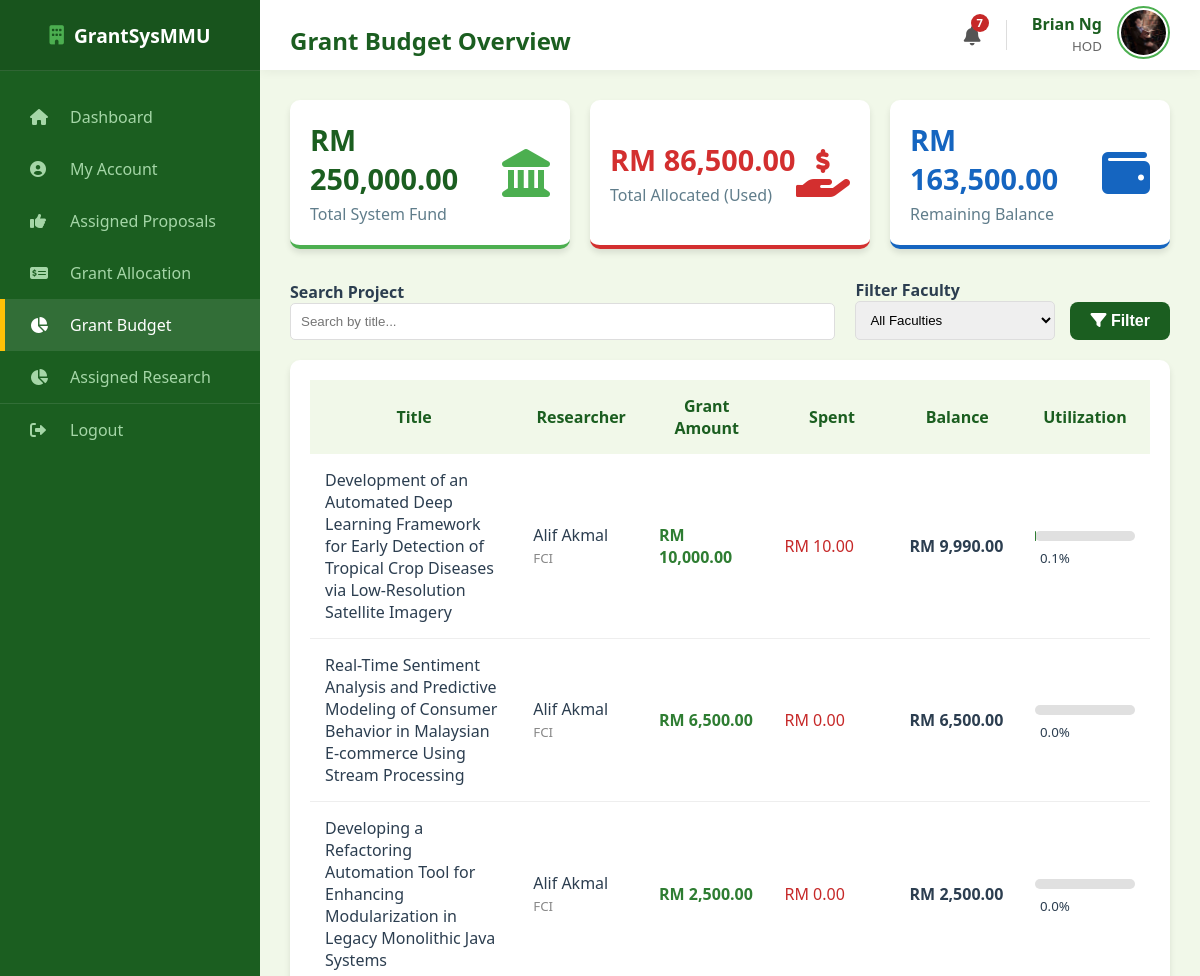
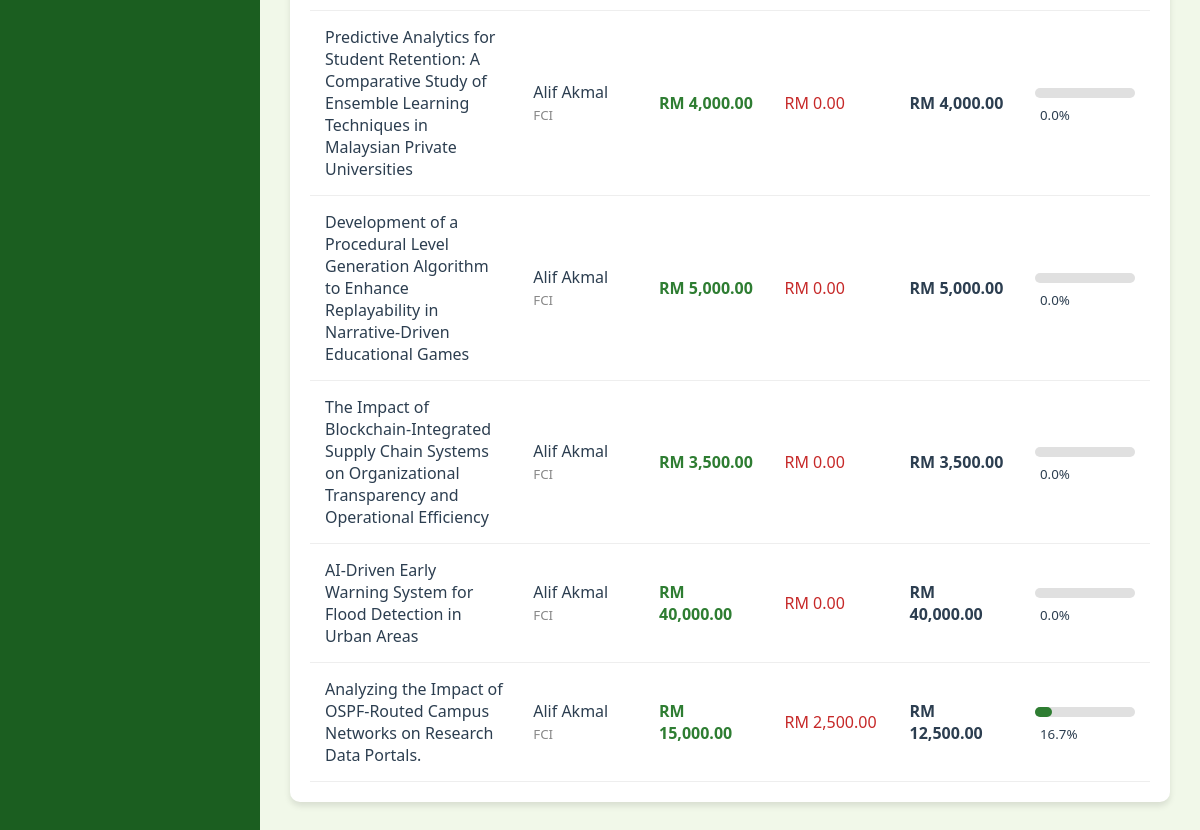
Page /hod/grant_budget (signed in) on the earlier database version (2 pictures, top to bottom).
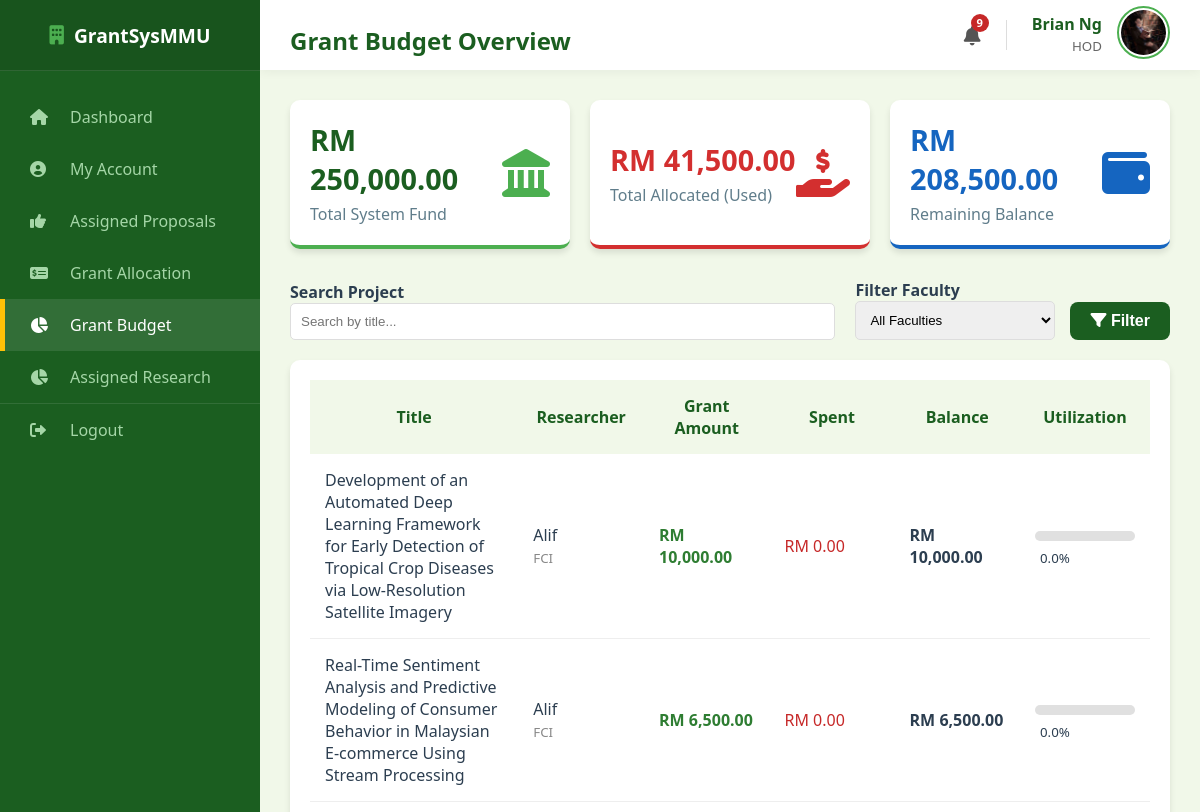
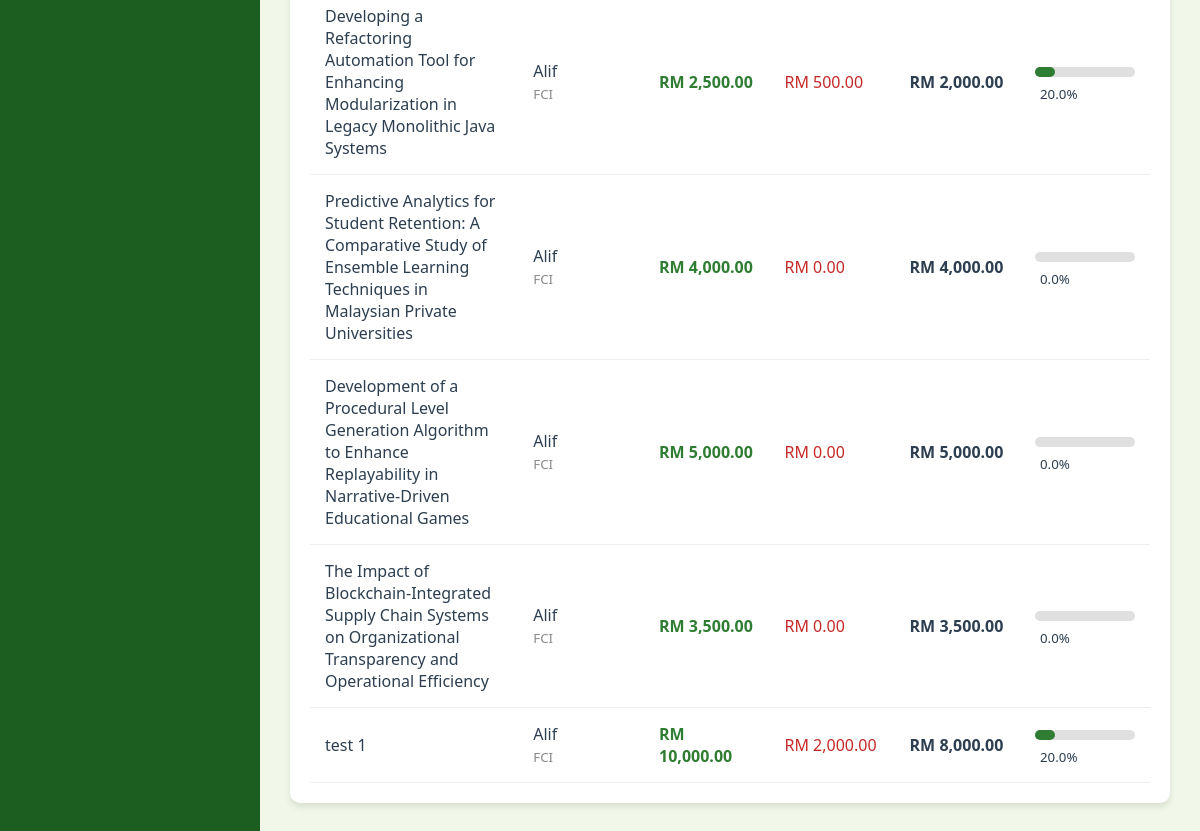
Same page on the later database version (2 pictures, top to bottom).
### models.py (models this page shows, shortened)
class User(db.Model):
    __tablename__ = "user"
    mmu_id = db.Column(db.String(15), primary_key=True)
    name = db.Column(db.String(150), nullable=False)
    email = db.Column(db.String(100), unique=True, nullable=False)
    password = db.Column(db.String(100), nullable=False)
    faculty = db.Column(db.String(100), nullable=False)
    user_role = db.Column(db.String(25), nullable=False)
    profile_image = db.Column(db.String(20), nullable=False, default="default.jpg")
    phone_number = db.Column(db.String(20), nullable=True)
    admin_profile = db.relationship(
        "Admin", backref="user_info", uselist=False, cascade="all, delete-orphan"
    )
    researcher_profile = db.relationship(
        "Researcher", backref="user_info", uselist=False, cascade="all, delete-orphan"
    )
    reviewer_profile = db.relationship(
        "Reviewer", backref="user_info", uselist=False, cascade="all, delete-orphan"
    )
    hod_profile = db.relationship(
        "HOD", backref="user_info", uselist=False, cascade="all, delete-orphan"
    )

class Grant(db.Model):
    __tablename__ = "grant"
    grant_id = db.Column(db.Integer, primary_key=True)
    grant_amount = db.Column(db.Float, nullable=False)
    award_date = db.Column(db.DateTime, default=malaysia_now)
    proposal_id = db.Column(
        db.Integer, db.ForeignKey("proposal.proposal_id"), nullable=False
    )
    proposal = db.relationship(
        "Proposal", backref=db.backref("grant_award", uselist=False)
    )

class Proposal(db.Model):
    __tablename__ = "proposal"
    proposal_id = db.Column(db.Integer, primary_key=True)
    title = db.Column(db.String(255), nullable=False)
    research_area = db.Column(db.String(100), nullable=False, default="General")
    requested_budget = db.Column(db.Float, nullable=False)
    status = db.Column(db.String(30), nullable=False, default="Draft")
    submission_date = db.Column(db.Date, default=malaysia_now)
    document_file = db.Column(db.String(100), nullable=True)
    review_score = db.Column(db.Integer, nullable=True)
    review_feedback = db.Column(db.Text, nullable=True)
    review_draft = db.Column(db.Text, nullable=True)
    researcher_id = db.Column(
        db.Integer, db.ForeignKey("researcher.researcher_id"), nullable=False
    )
    cycle_id = db.Column(
        db.Integer, db.ForeignKey("grant_cycle.cycle_id"), nullable=False
    )
    assigned_reviewer_id = db.Column(
        db.Integer, db.ForeignKey("reviewer.reviewer_id"), nullable=True
    )
    assigned_hod_id = db.Column(db.Integer, db.ForeignKey("hod.hod_id"), nullable=True)
    reviewer = db.relationship("Reviewer", foreign_keys=[assigned_reviewer_id])
    hod = db.relationship("HOD", foreign_keys=[assigned_hod_id])
    deadlines = db.relationship(
        "Deadline", backref="proposal", cascade="all, delete-orphan"
    )

### routes/hod_routes.py (the view)
@hod_bp.route("/hod/grant_budget")
def hod_grant_budget():
    if session.get("role") != "HOD":
        return redirect(url_for("hod.hod_login"))
    user = User.query.get(session["user_id"])
    current_hod = HOD.query.filter_by(mmu_id=user.mmu_id).first()
    total_budget_in = db.session.query(func.sum(Budget.amount)).scalar() or 0.0
    total_grants_out = db.session.query(func.sum(Grant.grant_amount)).scalar() or 0.0
    remaining_balance = total_budget_in - total_grants_out
    search_query = request.args.get("search", "")
    filter_faculty = request.args.get("faculty", "")
    page = request.args.get("page", 1, type=int)
    per_page = 8
    query = (
        Proposal.query.join(Grant)
        .filter(Proposal.assigned_hod_id == current_hod.hod_id)
        .join(Researcher)
        .join(User)
    )
    if search_query:
        query = query.filter(Proposal.title.ilike(f"%{search_query}%"))
    if filter_faculty:
        query = query.filter(User.faculty == filter_faculty)
    pagination = query.paginate(page=page, per_page=per_page, error_out=False)
    proposal_data = []
    for p in pagination.items:
        spent = (
            db.session.query(func.sum(ProgressReport.financial_usage))
            .filter_by(proposal_id=p.proposal_id)
            .scalar()
            or 0.0
        )
        grant_amount = p.grant_award.grant_amount
        proposal_data.append(
            {
                "proposal": p,
                "spent": spent,
                "grant_amount": grant_amount,
                "balance": grant_amount - spent,
                "utilization": (spent / grant_amount * 100) if grant_amount > 0 else 0,
            }
        )
    return render_template(
        "hod_grant_budget.html",
        user=user,
        total_fund=total_budget_in,
        total_allocated=total_grants_out,
        current_balance=remaining_balance,
        proposal_data=proposal_data,
        pagination=pagination,
        faculties=Faculty.query.all(),
    )

### templates/hod_grant_budget.html (shortened to what this page needs)
<!DOCTYPE html>
<html lang="en">
<head>
    <link rel="stylesheet" type="text/css" href="{{ url_for('static', filename='style.css') }}">
    <link rel="stylesheet" href="https://cdnjs.cloudflare.com/ajax/libs/font-awesome/6.0.0/css/all.min.css">
</head>
<body>
    <div class="dashboard-container">
        <div class="sidebar">
            <div class="sidebar-header"><i class="fas fa-building"
                    style="margin-right: 10px; color: var(--secondary-color);"></i> GrantSysMMU</div>
            <ul class="sidebar-menu">
                <li><a href="{{ url_for('hod.hod_dashboard') }}"><i class="fas fa-home"></i> Dashboard</a></li>
                <li><a href="{{ url_for('hod.hod_profile') }}"><i class="fas fa-user-circle"></i> My Account</a></li>
                <li><a href="{{ url_for('hod.hod_assigned_proposals') }}"><i class="fas fa-thumbs-up"></i>
                        Assigned Proposals</a></li>
                <li><a href="{{ url_for('hod.hod_grant_allocation') }}"><i class="fas fa-money-check-alt"></i> Grant Allocation</a></li>
                <li class="active"><a href="{{ url_for('hod.hod_grant_budget') }}"><i class="fas fa-chart-pie"></i> Grant Budget</a></li>
                <li><a href="{{ url_for('hod.hod_assigned_research') }}"><i class="fas fa-chart-pie"></i> Assigned Research</a></li>
                <li style="margin-top: auto; border-top: 1px solid rgba(255,255,255,0.1);">
                    <a href="{{ url_for('auth.logout') }}"><i class="fas fa-sign-out-alt"></i> Logout</a>
                </li>
            </ul>
        </div>
        <div class="main-content">
            <div class="top-bar">
                <h2>Grant Budget Overview</h2>
                <div style="display: flex; align-items: center; gap: 25px;">
                    <a href="{{ url_for('auth.view_notifications') }}"
                        style="position: relative; color: #555; font-size: 1.2rem; text-decoration: none;">
                        <i class="fas fa-bell"></i>
                        {% if unread_notifications > 0 %}
                        <span
                            style="position: absolute; top: -8px; right: -8px; background: #c62828; color: white; border-radius: 50%; width: 18px; height: 18px; font-size: 0.7rem; display: flex; align-items: center; justify-content: center; font-weight: bold;">
                            {{ unread_notifications }}
                        </span>
                        {% endif %}
                    </a>
                    <div style="display: flex; align-items: center; gap: 15px;">
                        <div style="text-align: right; line-height: 1.3;">
                            <span style="display: block; font-weight: bold; color: #1b5e20;">{{ user.name }}</span>
                            <small style="color: #666;">HOD</small>
                        </div>
                        <a href="{{ url_for('hod.hod_profile') }}">
                            <img src="{{ url_for('static', filename='profile_pics/' + user.profile_image) }}"
                                alt="Profile"
                                style="width: 45px; height: 45px; border-radius: 50%; object-fit: cover; border: 2px solid #4caf50; padding: 2px;">
                        </a>
                    </div>
                </div>
            </div>
            <div class="content-wrapper">
                <div class="stats-grid">
                    <div class="stat-card" style="border-bottom-color: #4caf50;">
                        <div class="stat-info">
                            <h3 style="font-size: 1.8rem;">RM {{ "{:,.2f}".format(total_fund) }}</h3>
                            <p>Total System Fund</p>
                        </div>
                        <i class="fas fa-landmark stat-icon" style="color: #4caf50;"></i>
                    </div>
                    <div class="stat-card" style="border-bottom-color: #d32f2f;">
                        <div class="stat-info">
                            <h3 style="color: #d32f2f; font-size: 1.8rem;">RM {{ "{:,.2f}".format(total_allocated) }}</h3>
                            <p>Total Allocated (Used)</p>
                        </div>
                        <i class="fas fa-hand-holding-usd stat-icon" style="color: #d32f2f;"></i>
                    </div>
                    <div class="stat-card" style="border-bottom-color: #1565c0;">
                        <div class="stat-info">
                            <h3 style="color: #1565c0; font-size: 1.8rem;">RM {{ "{:,.2f}".format(current_balance) }}</h3>
                            <p>Remaining Balance</p>
                        </div>
                        <i class="fas fa-wallet stat-icon" style="color: #1565c0;"></i>
                    </div>
                </div>
                <div class="section-card" style="margin-bottom: 20px;">
                    <form method="GET" action="{{ url_for('hod.hod_grant_budget') }}" style="display: flex; gap: 15px; align-items: flex-end;">
                        <div style="flex: 1;">
                            <label style="font-weight: bold;">Search Project</label>
                            <input type="text" name="search" placeholder="Search by title..." value="{{ request.args.get('search', '') }}" style="width: 95%; padding: 10px; border: 1px solid #ddd; border-radius: 5px;">
                        </div>
                        <div style="width: 200px;">
                            <label style="font-weight: bold;">Filter Faculty</label>
                            <select name="faculty" style="width: 100%; padding: 10px; border: 1px solid #ddd; border-radius: 5px;">
                                <option value="">All Faculties</option>
                            </select>
                        </div>
                        <button type="submit" class="btn-primary" style="width: auto; padding: 10px 20px;"><i class="fas fa-filter"></i> Filter</button>
                    </form>
                </div>
                <div class="table-card">
                    <table style="width: 100%; border-collapse: collapse;">
                        <thead>
                            <tr style="background: #f1f8e9; color: #1b5e20;">
                                <th style="padding: 15px; width:25%;">Title</th>
                                <th style="padding: 15px; width:15%;">Researcher</th>
                                <th style="padding: 15px; width:15%;">Grant Amount</th>
                                <th style="padding: 15px; width:15%;">Spent</th>
                                <th style="padding: 15px; width:15%;">Balance</th>
                                <th style="padding: 15px; width:15%;">Utilization</th>
                            </tr>
                        </thead>
                        <tbody>
                            {% for item in proposal_data %}
                            <tr style="border-bottom: 1px solid #eee;">
                                <td style="padding: 15px; font-weight: 500;">{{ item.proposal.title }}</td>
                                <td style="padding: 15px;">{{ item.proposal.researcher.user_info.name }}<br><small style="color:#888;">{{ item.proposal.researcher.user_info.faculty }}</small></td>
                                <td style="padding: 15px; color: #2e7d32; font-weight: bold;">RM {{ "{:,.2f}".format(item.grant_amount) }}</td>
                                <td style="padding: 15px; color: #c62828;">RM {{ "{:,.2f}".format(item.spent) }}</td>
                                <td style="padding: 15px; font-weight: bold;">RM {{ "{:,.2f}".format(item.balance) }}</td>
                                <td style="padding: 15px;">
                                    <div style="background: #e0e0e0; border-radius: 10px; height: 10px; width: 100px; display: inline-block;">
                                        <div style="background: {% if item.utilization > 90 %}#c62828{% elif item.utilization > 50 %}#fbc02d{% else %}#2e7d32{% endif %};
                                                    width: {{ item.utilization if item.utilization <= 100 else 100 }}%; height: 100%; border-radius: 10px;"></div>
                                    </div>
                                    <small style="margin-left: 5px;">{{ "{:.1f}".format(item.utilization) }}%</small>
                                </td>
                            </tr>
                            {% else %}
                            <tr>
                                <td colspan="6" style="padding: 20px; text-align: center; color: #777;">No active grants found matching your criteria.</td>
                            </tr>
                            {% endfor %}
                        </tbody>
                    </table>
                </div>
            </div>
        </div>
    </div>
</body>
</html>

Differences in the rows shown:
removed Grant: proposal "Analyzing the Impact of OSPF-Routed Campus Networks on Research Data Portals.", proposal.researcher.user_info.name "Alif Akmal", proposal.researcher.user_info.faculty "FCI", grant_amount "15,000.00", spent "2,500.00", balance "12,500.00", {{ item.utilization if item.utilization <= 100 else 100 }} 16.666666666666664 (drawn), utilization "16.7"
changed through a linked row, Grant (number 1 of 7 on the later page): proposal.researcher.user_info.name "Alif Akmal" → "Alif"; spent "10.00" → "0.00"; balance "9,990.00" → "10,000.00"; utilization "0.1" → "0.0"
changed through a linked row, Grant (number 2 of 7 on the later page): proposal.researcher.user_info.name "Alif Akmal" → "Alif"
changed through a linked row, Grant (number 3 of 7 on the later page): proposal.researcher.user_info.name "Alif Akmal" → "Alif"; spent "0.00" → "500.00"; balance "2,500.00" → "2,000.00"; utilization "0.0" → "20.0"
changed through a linked row, Grant (number 4 of 7 on the later page): proposal.researcher.user_info.name "Alif Akmal" → "Alif"
changed through a linked row, Grant (number 5 of 7 on the later page): proposal.researcher.user_info.name "Alif Akmal" → "Alif"
changed through a linked row, Grant (number 6 of 7 on the later page): proposal.researcher.user_info.name "Alif Akmal" → "Alif"
changed Grant: proposal "AI-Driven Early Warning System for Flood Detection in Urban Areas" → "test 1"; proposal.researcher.user_info.name "Alif Akmal" → "Alif"; grant_amount "40,000.00" → "10,000.00"; spent "0.00" → "2,000.00"; balance "40,000.00" → "8,000.00"; utilization "0.0" → "20.0"
Other differences:
{{ unread_notifications }}: "7" → "9"
{{ "{:,.2f}".format(total_allocated) }}: "86,500.00" → "41,500.00"
{{ "{:,.2f}".format(current_balance) }}: "163,500.00" → "208,500.00"
